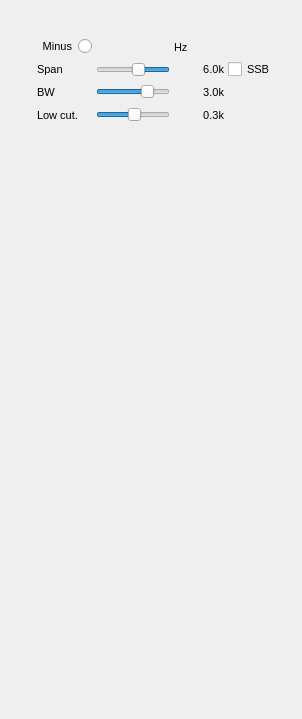
<?xml version="1.0" encoding="UTF-8"?>
<ui version="4.0">
 <class>ChannelAnalyzerGUI</class>
 <widget class="RollupWidget" name="ChannelAnalyzerGUI">
  <property name="geometry">
   <rect>
    <x>0</x>
    <y>0</y>
    <width>302</width>
    <height>719</height>
   </rect>
  </property>
  <property name="minimumSize">
   <size>
    <width>302</width>
    <height>0</height>
   </size>
  </property>
  <property name="windowTitle">
   <string>Channel Analyzer</string>
  </property>
  <widget class="QWidget" name="settingsContainer" native="true">
   <property name="geometry">
    <rect>
     <x>35</x>
     <y>35</y>
     <width>242</width>
     <height>96</height>
    </rect>
   </property>
   <property name="font">
    <font>
     <pointsize>8</pointsize>
    </font>
   </property>
   <property name="windowTitle">
    <string>Settings</string>
   </property>
   <layout class="QGridLayout" name="gridLayout">
    <property name="leftMargin">
     <number>2</number>
    </property>
    <property name="topMargin">
     <number>2</number>
    </property>
    <property name="rightMargin">
     <number>2</number>
    </property>
    <property name="bottomMargin">
     <number>2</number>
    </property>
    <property name="horizontalSpacing">
     <number>4</number>
    </property>
    <property name="verticalSpacing">
     <number>3</number>
    </property>
    <item row="2" column="1">
     <widget class="QSlider" name="BW">
      <property name="font">
       <font>
        <pointsize>8</pointsize>
       </font>
      </property>
      <property name="minimum">
       <number>-60</number>
      </property>
      <property name="maximum">
       <number>60</number>
      </property>
      <property name="pageStep">
       <number>1</number>
      </property>
      <property name="value">
       <number>30</number>
      </property>
      <property name="orientation">
       <enum>Qt::Horizontal</enum>
      </property>
     </widget>
    </item>
    <item row="2" column="2">
     <widget class="QLabel" name="BWText">
      <property name="minimumSize">
       <size>
        <width>50</width>
        <height>0</height>
       </size>
      </property>
      <property name="font">
       <font>
        <pointsize>8</pointsize>
       </font>
      </property>
      <property name="text">
       <string>3.0k</string>
      </property>
      <property name="alignment">
       <set>Qt::AlignRight|Qt::AlignTrailing|Qt::AlignVCenter</set>
      </property>
     </widget>
    </item>
    <item row="0" column="1">
     <widget class="ValueDial" name="deltaFrequency" native="true">
      <property name="sizePolicy">
       <sizepolicy hsizetype="Maximum" vsizetype="Maximum">
        <horstretch>0</horstretch>
        <verstretch>0</verstretch>
       </sizepolicy>
      </property>
      <property name="minimumSize">
       <size>
        <width>32</width>
        <height>16</height>
       </size>
      </property>
      <property name="font">
       <font>
        <family>Monospace</family>
        <pointsize>10</pointsize>
       </font>
      </property>
      <property name="cursor">
       <cursorShape>SizeVerCursor</cursorShape>
      </property>
      <property name="focusPolicy">
       <enum>Qt::StrongFocus</enum>
      </property>
      <property name="toolTip">
       <string>Demod shift frequency from center in Hz</string>
      </property>
     </widget>
    </item>
    <item row="2" column="0">
     <widget class="QLabel" name="BWLabel">
      <property name="font">
       <font>
        <pointsize>8</pointsize>
       </font>
      </property>
      <property name="text">
       <string>BW</string>
      </property>
     </widget>
    </item>
    <item row="0" column="2">
     <widget class="QLabel" name="deltaUnits">
      <property name="font">
       <font>
        <pointsize>8</pointsize>
       </font>
      </property>
      <property name="text">
       <string>Hz</string>
      </property>
     </widget>
    </item>
    <item row="1" column="0">
     <widget class="QLabel" name="spanLabel">
      <property name="font">
       <font>
        <pointsize>8</pointsize>
       </font>
      </property>
      <property name="text">
       <string>Span</string>
      </property>
     </widget>
    </item>
    <item row="3" column="0">
     <widget class="QLabel" name="lowCutLabel">
      <property name="font">
       <font>
        <pointsize>8</pointsize>
       </font>
      </property>
      <property name="text">
       <string>Low cut.</string>
      </property>
     </widget>
    </item>
    <item row="0" column="0">
     <widget class="QRadioButton" name="deltaMinus">
      <property name="font">
       <font>
        <pointsize>8</pointsize>
       </font>
      </property>
      <property name="layoutDirection">
       <enum>Qt::RightToLeft</enum>
      </property>
      <property name="text">
       <string>Minus</string>
      </property>
     </widget>
    </item>
    <item row="3" column="1">
     <widget class="QSlider" name="lowCut">
      <property name="font">
       <font>
        <pointsize>8</pointsize>
       </font>
      </property>
      <property name="minimum">
       <number>-60</number>
      </property>
      <property name="maximum">
       <number>60</number>
      </property>
      <property name="pageStep">
       <number>1</number>
      </property>
      <property name="value">
       <number>3</number>
      </property>
      <property name="orientation">
       <enum>Qt::Horizontal</enum>
      </property>
     </widget>
    </item>
    <item row="3" column="2">
     <widget class="QLabel" name="lowCutText">
      <property name="minimumSize">
       <size>
        <width>50</width>
        <height>0</height>
       </size>
      </property>
      <property name="font">
       <font>
        <pointsize>8</pointsize>
       </font>
      </property>
      <property name="text">
       <string>0.3k</string>
      </property>
      <property name="alignment">
       <set>Qt::AlignRight|Qt::AlignTrailing|Qt::AlignVCenter</set>
      </property>
     </widget>
    </item>
    <item row="1" column="2">
     <widget class="QLabel" name="spanText">
      <property name="font">
       <font>
        <pointsize>8</pointsize>
       </font>
      </property>
      <property name="text">
       <string>6.0k</string>
      </property>
      <property name="alignment">
       <set>Qt::AlignRight|Qt::AlignTrailing|Qt::AlignVCenter</set>
      </property>
     </widget>
    </item>
    <item row="1" column="1">
     <widget class="QSlider" name="spanLog2">
      <property name="font">
       <font>
        <pointsize>11</pointsize>
       </font>
      </property>
      <property name="minimum">
       <number>1</number>
      </property>
      <property name="maximum">
       <number>6</number>
      </property>
      <property name="pageStep">
       <number>1</number>
      </property>
      <property name="value">
       <number>3</number>
      </property>
      <property name="sliderPosition">
       <number>3</number>
      </property>
      <property name="orientation">
       <enum>Qt::Horizontal</enum>
      </property>
      <property name="invertedAppearance">
       <bool>true</bool>
      </property>
      <property name="invertedControls">
       <bool>true</bool>
      </property>
     </widget>
    </item>
    <item row="0" column="3">
     <spacer name="hSpacer1">
      <property name="orientation">
       <enum>Qt::Horizontal</enum>
      </property>
      <property name="sizeHint" stdset="0">
       <size>
        <width>40</width>
        <height>20</height>
       </size>
      </property>
     </spacer>
    </item>
    <item row="2" column="3">
     <spacer name="hSpacer3">
      <property name="orientation">
       <enum>Qt::Horizontal</enum>
      </property>
      <property name="sizeHint" stdset="0">
       <size>
        <width>40</width>
        <height>20</height>
       </size>
      </property>
     </spacer>
    </item>
    <item row="3" column="3">
     <spacer name="hSpacer4">
      <property name="orientation">
       <enum>Qt::Horizontal</enum>
      </property>
      <property name="sizeHint" stdset="0">
       <size>
        <width>40</width>
        <height>20</height>
       </size>
      </property>
     </spacer>
    </item>
    <item row="1" column="3">
     <widget class="QCheckBox" name="ssb">
      <property name="text">
       <string>SSB</string>
      </property>
     </widget>
    </item>
   </layout>
  </widget>
  <widget class="QWidget" name="spectrumContainer" native="true">
   <property name="geometry">
    <rect>
     <x>40</x>
     <y>140</y>
     <width>241</width>
     <height>284</height>
    </rect>
   </property>
   <property name="windowTitle">
    <string>Channel Spectrum</string>
   </property>
   <layout class="QVBoxLayout" name="verticalLayoutSpectrum">
    <property name="spacing">
     <number>2</number>
    </property>
    <property name="leftMargin">
     <number>3</number>
    </property>
    <property name="topMargin">
     <number>3</number>
    </property>
    <property name="rightMargin">
     <number>3</number>
    </property>
    <property name="bottomMargin">
     <number>3</number>
    </property>
    <item>
     <widget class="GLSpectrum" name="glSpectrum" native="true">
      <property name="minimumSize">
       <size>
        <width>200</width>
        <height>250</height>
       </size>
      </property>
      <property name="font">
       <font>
        <family>Courier</family>
        <pointsize>8</pointsize>
       </font>
      </property>
     </widget>
    </item>
    <item>
     <widget class="GLSpectrumGUI" name="spectrumGUI" native="true"/>
    </item>
   </layout>
  </widget>
  <widget class="QWidget" name="scopeContainer" native="true">
   <property name="geometry">
    <rect>
     <x>40</x>
     <y>430</y>
     <width>241</width>
     <height>284</height>
    </rect>
   </property>
   <property name="windowTitle">
    <string>Channel Scope</string>
   </property>
   <layout class="QVBoxLayout" name="verticalLayoutScope">
    <property name="spacing">
     <number>2</number>
    </property>
    <property name="leftMargin">
     <number>3</number>
    </property>
    <property name="topMargin">
     <number>3</number>
    </property>
    <property name="rightMargin">
     <number>3</number>
    </property>
    <property name="bottomMargin">
     <number>3</number>
    </property>
    <item>
     <widget class="GLScope" name="glScope" native="true">
      <property name="minimumSize">
       <size>
        <width>200</width>
        <height>250</height>
       </size>
      </property>
      <property name="font">
       <font>
        <family>Courier</family>
        <pointsize>8</pointsize>
       </font>
      </property>
     </widget>
    </item>
    <item>
     <widget class="GLScopeGUI" name="scopeGUI" native="true"/>
    </item>
   </layout>
  </widget>
 </widget>
 <customwidgets>
  <customwidget>
   <class>GLSpectrum</class>
   <extends>QWidget</extends>
   <header>gui/glspectrum.h</header>
   <container>1</container>
  </customwidget>
  <customwidget>
   <class>GLSpectrumGUI</class>
   <extends>QWidget</extends>
   <header>gui/glspectrumgui.h</header>
   <container>1</container>
  </customwidget>
  <customwidget>
   <class>RollupWidget</class>
   <extends>QWidget</extends>
   <header>gui/rollupwidget.h</header>
   <container>1</container>
  </customwidget>
  <customwidget>
   <class>ValueDial</class>
   <extends>QWidget</extends>
   <header>gui/valuedial.h</header>
   <container>1</container>
  </customwidget>
  <customwidget>
   <class>GLScope</class>
   <extends>QWidget</extends>
   <header>gui/glscope.h</header>
   <container>1</container>
  </customwidget>
  <customwidget>
   <class>GLScopeGUI</class>
   <extends>QWidget</extends>
   <header>gui/glscopegui.h</header>
   <container>1</container>
  </customwidget>
 </customwidgets>
 <resources/>
 <connections/>
</ui>
